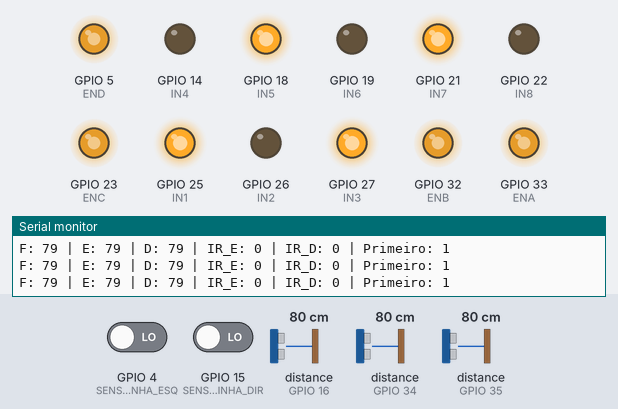
Bench run of a sketch on a simulated ESP32. On the bench: output pins drawn as LEDs (lit = HIGH), the last lines printed to the serial monitor. Wiring (inferred from the names in the program): 3 × ultrasonic range finder: trigger GPIO 12, echo GPIO 35 / trigger GPIO 13, echo GPIO 34 / trigger GPIO 17, echo GPIO 16. Dashed ring = blinking. Inputs (shaded band) come from the test bench; at power-on: distance to the obstacle (sensors on GPIO 16, GPIO 34, GPIO 35) 80 cm, GPIO 4 (SENSOR_LINHA_ESQ) LOW, GPIO 15 (SENSOR_LINHA_DIR) LOW. The echo pulse lasts 58.3 µs per cm; nothing arrives over Bluetooth unless stated; pins used as bus, display or sensor lines are not drawn.

Above: at 2.2 s.
2.3 s: distance to the obstacle (sensor on GPIO 16) set to 15 cm
3.8 s: distance to the obstacle (sensor on GPIO 16) set to 11 cm
At 4.49 s:
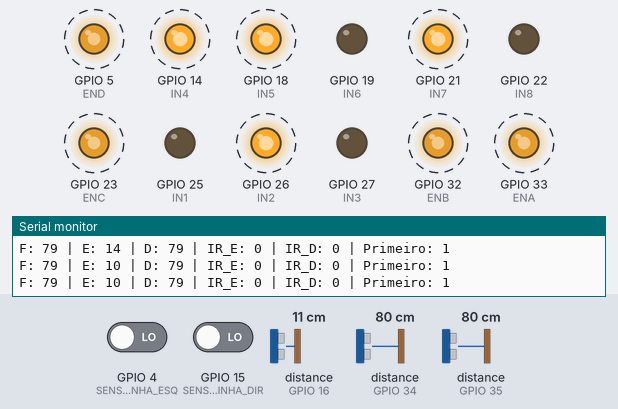
6.8 s: distance to the obstacle (sensor on GPIO 34) set to 28 cm
At 6.86 s:
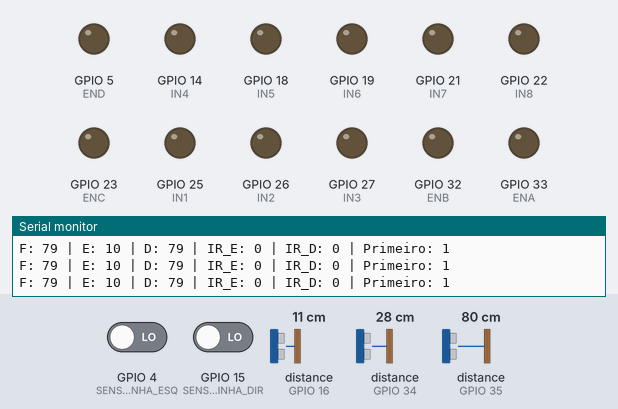
9.8 s: distance to the obstacle (sensor on GPIO 34) set to 25 cm
At 11.1 s:
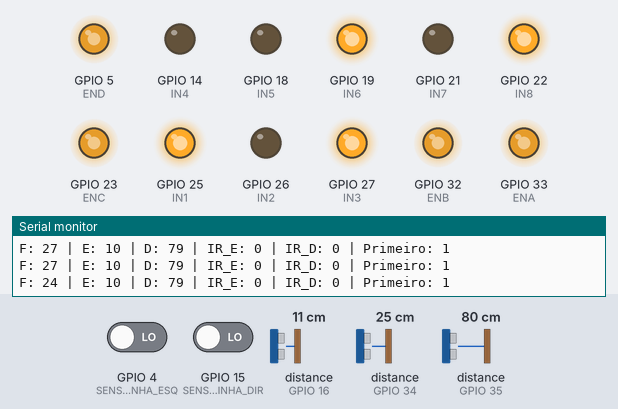
12.8 s: distance to the obstacle (sensor on GPIO 34) set to 7 cm
15.8 s: distance to the obstacle (sensor on GPIO 34) set to 4 cm
At 16.59 s:
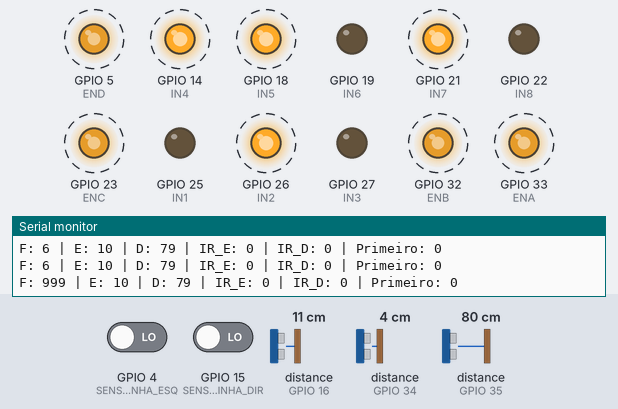
Timing chart, 0 to 19.8 s (numbered marks = the images above; inputs shaded):
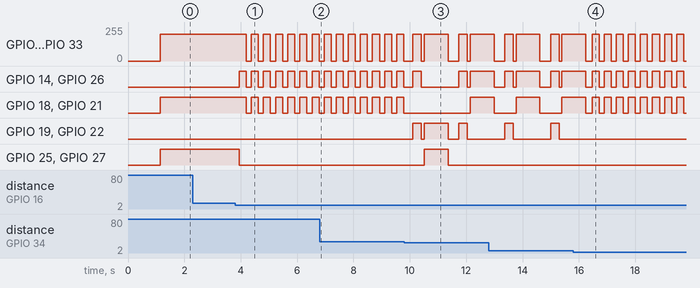

Measured:
- the behaviour switches between 14 and 13 cm on distance to the obstacle (sensor on GPIO 16) (found by bisection; images 0 and 1)
- the behaviour switches between 27 and 26 cm on distance to the obstacle (sensor on GPIO 34) (found by bisection; images 2 and 3)
- the behaviour switches between 6 and 5 cm on distance to the obstacle (sensor on GPIO 34) (found by bisection; images 3 and 4)
- after the input at 3.8 s, GPIO 5 (END): alternates 199/255 for 0.25 s and 0/255 for 0.18 s, starting after 0.39 s; GPIO 14 (IN4): alternates HIGH for 0.25 s and LOW for 0.18 s, starting after 0.14 s
- after the input at 9.8 s, GPIO 19 (IN6), GPIO 22 (IN8): goes HIGH 0.30 s, LOW 0.10 s, HIGH 0.85 s, LOW 0.38 s, HIGH 0.30 s, then LOW, starting after 0.31 s; GPIO 25 (IN1), GPIO 27 (IN3): LOW → HIGH after 0.71 s, → LOW 0.85 s later
- after the input at 15.8 s, GPIO 18 (IN5), GPIO 21 (IN7): alternates HIGH for 0.25 s and LOW for 0.18 s, starting after 0.67 s; GPIO 19 (IN6), GPIO 22 (IN8): stops changing and stays LOW

The sketch:

sketch_carro.ino
```cpp
#include "BluetoothSerial.h"

BluetoothSerial SerialBT;

// ===== ULTRASSÓNICO FRENTE =====
#define TRIG_FRENTE 13
#define ECHO_FRENTE 34

// ===== ULTRASSÓNICO DIREITA =====
#define TRIG_DIR 12
#define ECHO_DIR 35

// ===== ULTRASSÓNICO ESQUERDA =====
#define TRIG_ESQ 17
#define ECHO_ESQ 16

int distanciaParar = 25;
int distanciaLateral = 12;

// ===== SENSORES IR =====
#define SENSOR_LINHA_ESQ 4
#define SENSOR_LINHA_DIR 15
#define LINHA_PRETA HIGH

// ===== DRIVER ESQUERDO =====
#define IN1 25
#define IN2 26
#define IN3 27
#define IN4 14
#define ENA 33
#define ENB 32

// ===== DRIVER DIREITO =====
#define IN5 18
#define IN6 19
#define IN7 21
#define IN8 22
#define ENC 23
#define END 5

int rapido = 200;
bool primeiroObstaculo = true;

void setup() {
  Serial.begin(115200);
  SerialBT.begin("ESP32_CARRO");

  pinMode(TRIG_FRENTE, OUTPUT);
  pinMode(ECHO_FRENTE, INPUT);
  pinMode(TRIG_DIR, OUTPUT);
  pinMode(ECHO_DIR, INPUT);
  pinMode(TRIG_ESQ, OUTPUT);
  pinMode(ECHO_ESQ, INPUT);

  pinMode(SENSOR_LINHA_ESQ, INPUT);
  pinMode(SENSOR_LINHA_DIR, INPUT);

  pinMode(IN1, OUTPUT); pinMode(IN2, OUTPUT);
  pinMode(IN3, OUTPUT); pinMode(IN4, OUTPUT);
  pinMode(IN5, OUTPUT); pinMode(IN6, OUTPUT);
  pinMode(IN7, OUTPUT); pinMode(IN8, OUTPUT);

  ledcAttach(ENA, 1000, 8);
  ledcAttach(ENB, 1000, 8);
  ledcAttach(ENC, 1000, 8);
  ledcAttach(END, 1000, 8);

  parar();
  delay(1000);
}

void loop() {
  autonomo();
}

long medirDistancia(int trig, int echo) {
  digitalWrite(trig, LOW);
  delayMicroseconds(2);

  digitalWrite(trig, HIGH);
  delayMicroseconds(10);
  digitalWrite(trig, LOW);

  long duracao = pulseIn(echo, HIGH, 30000);

  if (duracao == 0) return 999;

  long distancia = duracao * 0.034 / 2;

  if (distancia < 5) return 999;
  if (distancia > 300) return 999;

  return distancia;
}

void autonomo() {
  long frenteDist = medirDistancia(TRIG_FRENTE, ECHO_FRENTE);
  delay(40);
  long direitaDist = medirDistancia(TRIG_DIR, ECHO_DIR);
  delay(40);
  long esquerdaDist = medirDistancia(TRIG_ESQ, ECHO_ESQ);
  delay(40);

  int linhaEsq = digitalRead(SENSOR_LINHA_ESQ);
  int linhaDir = digitalRead(SENSOR_LINHA_DIR);

  Serial.print("F: ");
  Serial.print(frenteDist);
  Serial.print(" | E: ");
  Serial.print(esquerdaDist);
  Serial.print(" | D: ");
  Serial.print(direitaDist);
  Serial.print(" | IR_E: ");
  Serial.print(linhaEsq);
  Serial.print(" | IR_D: ");
  Serial.print(linhaDir);
  Serial.print(" | Primeiro: ");
  Serial.println(primeiroObstaculo);

  if (linhaEsq == LINHA_PRETA && linhaDir != LINHA_PRETA) {
    parar();
    delay(100);
    tras();
    delay(200);
    direita();
    delay(300);
    parar();
    delay(100);
  }

  else if (linhaDir == LINHA_PRETA && linhaEsq != LINHA_PRETA) {
    parar();
    delay(100);
    tras();
    delay(200);
    esquerda();
    delay(300);
    parar();
    delay(100);
  }

  else if (linhaEsq == LINHA_PRETA && linhaDir == LINHA_PRETA) {
    frente();
  }

  else if (frenteDist <= distanciaParar) {
    parar();
    delay(150);
    tras();
    delay(300);
    parar();
    delay(100);

    if (primeiroObstaculo) {
      esquerda();
      delay(850);
      primeiroObstaculo = false;
    } else {
      if (esquerdaDist > direitaDist) {
        esquerda();
        delay(850);
      } else {
        direita();
        delay(850);
      }
    }

    parar();
    delay(100);
  }

  else if (esquerdaDist <= distanciaLateral) {
    direita();
    delay(250);
    parar();
    delay(50);
  }

  else if (direitaDist <= distanciaLateral) {
    esquerda();
    delay(250);
    parar();
    delay(50);
  }

  else {
    frente();
  }
}

void velEsquerda(int v) {
  ledcWrite(ENA, v);
  ledcWrite(ENB, v);
}

void velDireita(int v) {
  ledcWrite(ENC, v);
  ledcWrite(END, v);
}

void esquerdaFrente() {
  digitalWrite(IN1, HIGH); digitalWrite(IN2, LOW);
  digitalWrite(IN3, HIGH); digitalWrite(IN4, LOW);
}

void esquerdaTras() {
  digitalWrite(IN1, LOW); digitalWrite(IN2, HIGH);
  digitalWrite(IN3, LOW); digitalWrite(IN4, HIGH);
}

void direitaFrente() {
  digitalWrite(IN5, HIGH); digitalWrite(IN6, LOW);
  digitalWrite(IN7, HIGH); digitalWrite(IN8, LOW);
}

void direitaTras() {
  digitalWrite(IN5, LOW); digitalWrite(IN6, HIGH);
  digitalWrite(IN7, LOW); digitalWrite(IN8, HIGH);
}

void frente() {
  velEsquerda(rapido);
  velDireita(rapido);
  esquerdaFrente();
  direitaFrente();
}

void tras() {
  velEsquerda(rapido);
  velDireita(rapido);
  esquerdaTras();
  direitaTras();
}

void direita() {
  velEsquerda(rapido);
  velDireita(rapido);
  esquerdaTras();
  direitaFrente();
}

void esquerda() {
  velEsquerda(rapido);
  velDireita(rapido);
  esquerdaFrente();
  direitaTras();
}

void parar() {
  velEsquerda(0);
  velDireita(0);

  digitalWrite(IN1, LOW); digitalWrite(IN2, LOW);
  digitalWrite(IN3, LOW); digitalWrite(IN4, LOW);
  digitalWrite(IN5, LOW); digitalWrite(IN6, LOW);
  digitalWrite(IN7, LOW); digitalWrite(IN8, LOW);
}
```
